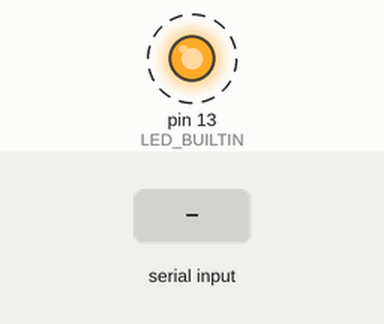
The sketch below on a simulated Arduino Uno, built with avr-gcc and run on an emulated ATmega328P. Shown: output pins drawn as LEDs (lit = HIGH). Dashed ring = blinking. Inputs (shaded band) come from the test bench. What the sketch prints to the serial monitor is not drawn.

Above: at 1.2 s.
1.3 s: "1\n" received over Serial
3.5 s: byte 32 (' ') received over Serial
Timing chart, 0 to 11.5 s (numbered marks = the images above; inputs shaded):
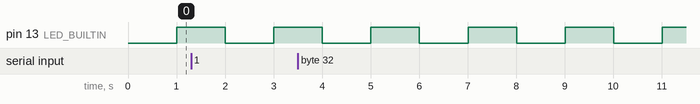

Measured:
- by itself, pin 13 (LED_BUILTIN): alternates HIGH for 1.0 s and LOW for 1.0 s

The sketch:

arduinoOS.ino
```cpp
#include "CLI.h"

// Create a CLI instance
CLI cli;

void setup()
{
  // Initialize serial communication
  Serial.begin(9600);

  // Configure built-in LED
  pinMode(LED_BUILTIN, OUTPUT);

  // Initialize the CLI
  cli.begin();
}

void loop()
{
  // Process CLI input (non-blocking)
  cli.processInput();

  // Other Arduino OS tasks run here
  // Since our CLI is non-blocking, these tasks will continue to run
  // while waiting for user input

  // Example: Blink LED without using delay()
  static unsigned long lastBlink = 0;
  if (millis() - lastBlink > 1000)
  {
    digitalWrite(LED_BUILTIN, !digitalRead(LED_BUILTIN));
    lastBlink = millis();
  }

  // Add other OS tasks here
}
```

CLI.cpp
```cpp
#include "CLI.h"
#include <string.h>

// Define the command array with function pointers
static commandType commands[] = {
    {"help", &CLI::cmdHelp},
    {"version", &CLI::cmdVersion},
    {"store", &CLI::cmdStore},
    {"retrieve", &CLI::cmdRetrieve},
    // Add more commands here according to Table 1 in your assignment
};

// Calculate the number of commands
static int numCommands = sizeof(commands) / sizeof(commandType);

// Static variable for arguments
static char argBuffer[BUFSIZE];
static bool argReady = false;
static uint8_t argIndex = 0;

// Command function implementations
void CLI::cmdHelp()
{
  Serial.println("Available commands:");
  for (int i = 0; i < numCommands; i++)
  {
    Serial.print("  ");
    Serial.println(commands[i].name);
  }
}

void CLI::cmdVersion()
{
  Serial.println("ArduinOS version 1.0");
}

void CLI::cmdStore()
{
  // Read additional argument
  if (readArgument(argBuffer))
  {
    Serial.print("Storing with argument: ");
    Serial.println(argBuffer);
  }
  else
  {
    Serial.println("Error: store command requires an argument");
  }
}

void CLI::cmdRetrieve()
{
  // Read additional argument
  if (readArgument(argBuffer))
  {
    Serial.print("Retrieving with argument: ");
    Serial.println(argBuffer);
  }
  else
  {
    Serial.println("Error: retrieve command requires an argument");
  }
}

// Constructor
CLI::CLI()
{
  // Initialize variables
  index = 0;
  tokenReady = false;
  buffer[0] = '\0';
}

void CLI::begin()
{
  Serial.println("ArduinOS 1.0 ready.");
  printPrompt();
}

void CLI::printPrompt()
{
  Serial.print("> ");
}

// Token reading function
bool CLI::readToken(char *tokenBuffer)
{
  // If a token was processed, reset the buffer for the next token
  if (tokenReady)
  {
    index = 0;
    tokenReady = false;
    buffer[0] = '\0';
  }

  // Check if there's any input available
  if (Serial.available() > 0)
  {
    char c = Serial.read();

    // Echo the character back to the terminal
    Serial.print(c);

    // Check if the character is a space or newline (token delimiter)
    if (c == ' ' || c == '\n')
    {
      // Terminate the current token if it has any characters
      if (index > 0)
      {
        buffer[index] = '\0';
        tokenReady = true;
      }
    }
    // Otherwise, add the character to the buffer if there's space
    else if (index < BUFSIZE - 2)
    { // Leave room for null terminator
      buffer[index] = c;
      index++;
      buffer[index] = '\0'; // Always null-terminate
    }
  }

  // If a token is ready, copy it to the provided buffer
  if (tokenReady)
  {
    strcpy(tokenBuffer, buffer);
    return true;
  }

  return false;
}

// Static method to read additional arguments
bool CLI::readArgument(char *argBuffer)
{
  // Reset static variables
  argReady = false;
  argIndex = 0;

  // Non-blocking wait for the next token
  for (int timeout = 0; timeout < 1000; timeout++)
  {
    if (Serial.available() > 0)
    {
      char c = Serial.read();

      // Echo the character back
      Serial.print(c);

      // Check for token delimiters
      if (c == '\n')
      {
        if (argIndex > 0)
        {
          argBuffer[argIndex] = '\0';
          argReady = true;
        }
        break;
      }
      // Add character to buffer
      else if (argIndex < BUFSIZE - 2 && c != ' ')
      {
        argBuffer[argIndex] = c;
        argIndex++;
        argBuffer[argIndex] = '\0';
      }
    }

    // Non-blocking delay
    delay(1);
  }

  return argReady;
}

void CLI::processInput()
{
  // Call our non-blocking input routine
  if (readToken(currentToken))
  {
    Serial.println(); // New line after command

    // Search for the command in our array
    bool commandFound = false;
    for (int i = 0; i < numCommands; i++)
    {
      if (strcmp(currentToken, commands[i].name) == 0)
      {
        // Call the command function using the function pointer
        (commands[i].func)();
        commandFound = true;
        break;
      }
    }

    // If command not found, show error and list commands
    if (!commandFound)
    {
      Serial.print("Unknown command: ");
      Serial.println(currentToken);
      cmdHelp();
    }

    // Print the prompt for the next command
    printPrompt();
  }
}
```

CLI.h
```cpp
#ifndef CLI_H
#define CLI_H

#include <Arduino.h>

#define BUFSIZE 12

// Command function type definition
typedef void (*CommandFunction)();

// Command structure as specified in the assignment
typedef struct
{
  char name[BUFSIZE];
  CommandFunction func;
} commandType;

class CLI
{
private:
  char currentToken[BUFSIZE];
  char buffer[BUFSIZE];    // Buffer for storing characters
  uint8_t index = 0;       // Current position in buffer
  bool tokenReady = false; // Flag to indicate if a token is ready

  // Input routine method
  bool readToken(char *tokenBuffer);

public:
  CLI();
  void begin();
  void printPrompt();
  void processInput();

  // Command functions moved to public section
  static void cmdHelp();
  static void cmdVersion();
  static void cmdStore();
  static void cmdRetrieve();
  // Add more command functions as needed

  // Method to read additional arguments for commands
  static bool readArgument(char *argBuffer);
};

#endif
```
